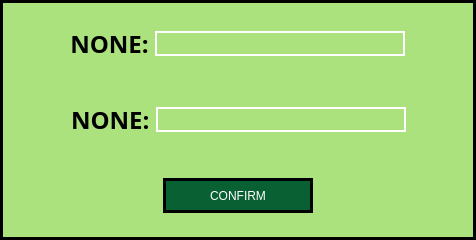
<?xml version="1.0" encoding="UTF-8"?>
<ui version="4.0">
 <class>Dialog</class>
 <widget class="QDialog" name="Dialog">
  <property name="geometry">
   <rect>
    <x>0</x>
    <y>0</y>
    <width>476</width>
    <height>240</height>
   </rect>
  </property>
  <property name="windowTitle">
   <string>Dialog</string>
  </property>
  <property name="styleSheet">
   <string notr="true">#widget{
background-color: #ABE27D;
border: 3px solid black;
}
.QPushButton{
background-color: #096033;
border: 3px solid black;
color: white
}
.QLineEdit{
border : 2px solid white;
background-color:rgba(0,0,0,0);
color: white
}</string>
  </property>
  <layout class="QHBoxLayout" name="horizontalLayout_3">
   <property name="spacing">
    <number>0</number>
   </property>
   <property name="leftMargin">
    <number>0</number>
   </property>
   <property name="topMargin">
    <number>0</number>
   </property>
   <property name="rightMargin">
    <number>0</number>
   </property>
   <property name="bottomMargin">
    <number>0</number>
   </property>
   <item>
    <widget class="QWidget" name="widget" native="true">
     <property name="styleSheet">
      <string notr="true"/>
     </property>
     <layout class="QVBoxLayout" name="verticalLayout">
      <item>
       <widget class="QWidget" name="widget_2" native="true">
        <layout class="QHBoxLayout" name="horizontalLayout">
         <item>
          <spacer name="horizontalSpacer">
           <property name="orientation">
            <enum>Qt::Horizontal</enum>
           </property>
           <property name="sizeHint" stdset="0">
            <size>
             <width>55</width>
             <height>20</height>
            </size>
           </property>
          </spacer>
         </item>
         <item>
          <widget class="QLabel" name="label">
           <property name="font">
            <font>
             <family>DM Sans</family>
             <pointsize>18</pointsize>
             <bold>true</bold>
            </font>
           </property>
           <property name="text">
            <string>NONE:</string>
           </property>
           <property name="alignment">
            <set>Qt::AlignCenter</set>
           </property>
          </widget>
         </item>
         <item>
          <widget class="QLineEdit" name="Input_LE">
           <property name="sizePolicy">
            <sizepolicy hsizetype="Fixed" vsizetype="Fixed">
             <horstretch>0</horstretch>
             <verstretch>0</verstretch>
            </sizepolicy>
           </property>
           <property name="minimumSize">
            <size>
             <width>250</width>
             <height>25</height>
            </size>
           </property>
          </widget>
         </item>
         <item>
          <spacer name="horizontalSpacer_2">
           <property name="orientation">
            <enum>Qt::Horizontal</enum>
           </property>
           <property name="sizeHint" stdset="0">
            <size>
             <width>55</width>
             <height>20</height>
            </size>
           </property>
          </spacer>
         </item>
        </layout>
       </widget>
      </item>
      <item>
       <widget class="QWidget" name="widget_4" native="true">
        <layout class="QHBoxLayout" name="horizontalLayout_4">
         <item>
          <spacer name="horizontalSpacer_5">
           <property name="orientation">
            <enum>Qt::Horizontal</enum>
           </property>
           <property name="sizeHint" stdset="0">
            <size>
             <width>46</width>
             <height>20</height>
            </size>
           </property>
          </spacer>
         </item>
         <item>
          <widget class="QLabel" name="label2">
           <property name="font">
            <font>
             <family>DM Sans</family>
             <pointsize>18</pointsize>
             <bold>true</bold>
            </font>
           </property>
           <property name="text">
            <string>NONE:</string>
           </property>
          </widget>
         </item>
         <item>
          <widget class="QLineEdit" name="Input2_LE">
           <property name="minimumSize">
            <size>
             <width>250</width>
             <height>25</height>
            </size>
           </property>
          </widget>
         </item>
         <item>
          <spacer name="horizontalSpacer_6">
           <property name="orientation">
            <enum>Qt::Horizontal</enum>
           </property>
           <property name="sizeHint" stdset="0">
            <size>
             <width>46</width>
             <height>20</height>
            </size>
           </property>
          </spacer>
         </item>
        </layout>
       </widget>
      </item>
      <item>
       <widget class="QWidget" name="widget_3" native="true">
        <layout class="QHBoxLayout" name="horizontalLayout_2">
         <item>
          <spacer name="horizontalSpacer_3">
           <property name="orientation">
            <enum>Qt::Horizontal</enum>
           </property>
           <property name="sizeHint" stdset="0">
            <size>
             <width>145</width>
             <height>20</height>
            </size>
           </property>
          </spacer>
         </item>
         <item>
          <widget class="QPushButton" name="Confirm_btn">
           <property name="sizePolicy">
            <sizepolicy hsizetype="Fixed" vsizetype="Fixed">
             <horstretch>0</horstretch>
             <verstretch>0</verstretch>
            </sizepolicy>
           </property>
           <property name="minimumSize">
            <size>
             <width>150</width>
             <height>35</height>
            </size>
           </property>
           <property name="text">
            <string>CONFIRM</string>
           </property>
          </widget>
         </item>
         <item>
          <spacer name="horizontalSpacer_4">
           <property name="orientation">
            <enum>Qt::Horizontal</enum>
           </property>
           <property name="sizeHint" stdset="0">
            <size>
             <width>145</width>
             <height>20</height>
            </size>
           </property>
          </spacer>
         </item>
        </layout>
       </widget>
      </item>
     </layout>
    </widget>
   </item>
  </layout>
 </widget>
 <resources/>
 <connections/>
</ui>
